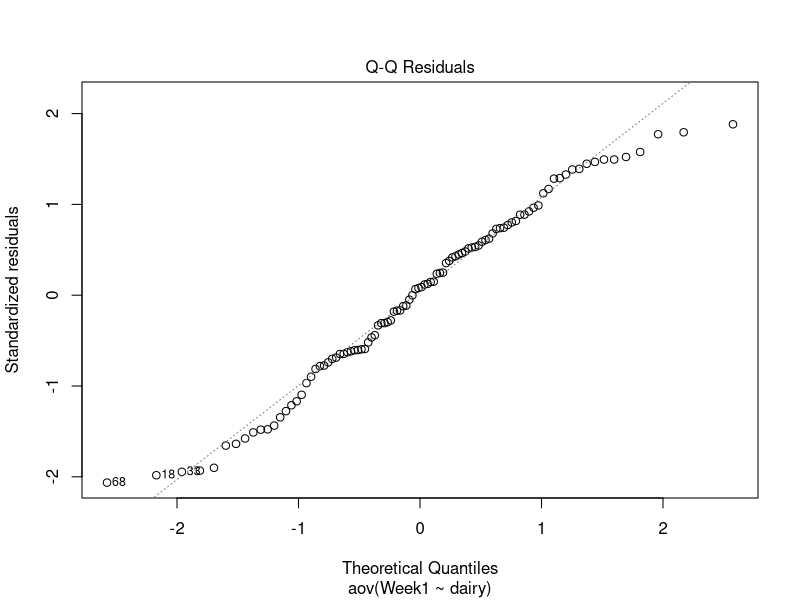
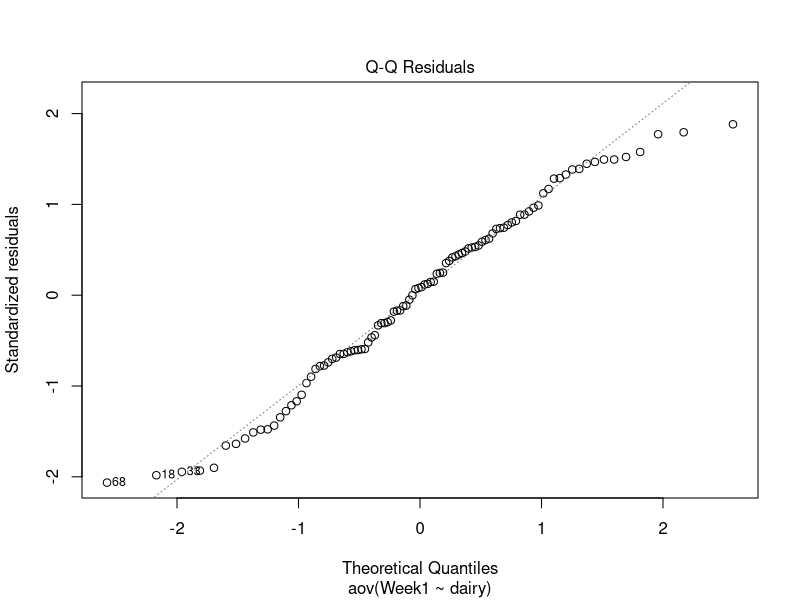
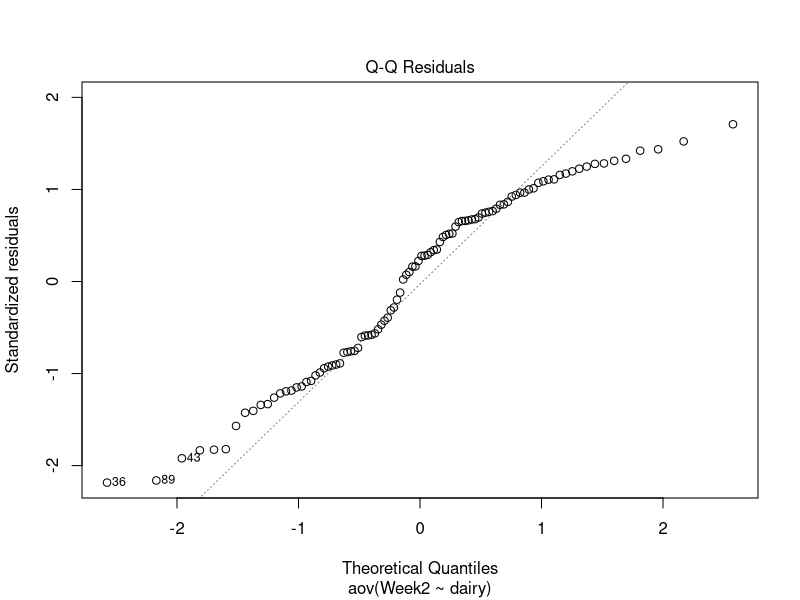

These charts were generated, in order, by the following R code: (Note: this script raises an error after producing the figures.)
## ---- chunk 1
CowSample <- data.frame (CowID = c(sample(400:599, 100, replace=FALSE)),
                         Week1 = c(runif(100, min=10, max=20)),
                         Week2 = c(runif(100, min=15, max=25)),
                         Week3 = c(runif(100, min=18, max=28)),
                         dairy = c(sample(1:5, 100, replace=TRUE)))
head(CowSample) 
table(CowSample$dairy)
## ---- chunk 2
CowSample$dairy <- as.factor(CowSample$dairy)
aov.week1 <- aov(Week1 ~ dairy, data=CowSample)
summary(aov.week1)
plot(aov.week1, which=2)
TukeyHSD(aov.week1)
## ---- chunk 3
CowSample$dairy <- as.factor(CowSample$dairy)
aov.week1 <- aov(Week1 ~ dairy, data=CowSample)
summary(aov.week1)
plot(aov.week1, which=2)
TukeyHSD(aov.week1)
## ---- chunk 4
CowSample$dairy <- as.factor(CowSample$dairy)
aov.week2 <- aov(Week2 ~ dairy, data=CowSample)
summary(aov.week2)
plot(aov.week2, which=2)
TukeyHSD(aov.week2)
## ---- chunk 5
a <- 0
for (i in 1:10){
  a <- a + 1
  cat("#### Tab number", a, "\n")
  cat("\n")
  cat("This is tab number", a, "\n")
  cat("\n")
  print("Hello world \n")
  cat("\n")
  summary(aov.week1)
}
## ---- chunk 6
b <- 0
for (i in CowSample[,2:4]){
  b <- b + 1
  model <- aov(i ~ dairy, data=CowSample)
  assign(paste0("Anova.", b), model, pos=1)
}
Anova.1
Anova.2
Anova.3
## ---- chunk 7
c <- 0
for (i in CowSample[,2:4]){
  c <- c + 1
  cat("##### Week", c, "\n")
  cat("\n")
  cat("This is an ANOVA of milk by dairy for week", a, "\n")
  cat("\n")
  
  model <- aov(i ~ dairy, data=CowSample)
  
  current.model <-assign(paste0("Anova.", c), model, pos=1)
  print(summary(current.model))
  cat("\n")
}
## ---- chunk 8
#install.packages("parameters")
library(parameters)
## ---- chunk 9
c <- 0
for (i in CowSample[,2:4]){
  c <- c + 1
  cat("##### Week", c, "\n")
  cat("\n")
  cat("This is an ANOVA of milk by dairy for week", a, "\n")
  cat("\n")
  
  model <- aov(i ~ dairy, data=CowSample)
  
  current.model <-assign(paste0("Anova.", c), model, pos=1)
  print(print_html(model_parameters(current.model, summary=TRUE)))
  cat("\n")
}
## ---- chunk 10
CowSample$dairy <- as.factor(CowSample$dairy)
aov.week1 <- aov(Week1 ~ dairy, data=CowSample)
tukey <- TukeyHSD(aov.week1)
tukey
class(tukey)
## ---- chunk 11
c <- 0
for (i in CowSample[,2:4]){
  c <- c + 1
  cat("##### Week", c, "\n")
  cat("\n")
  cat("This is an ANOVA of milk by dairy for week", a, "\n")
  cat("\n")
  
  model <- aov(i ~ dairy, data=CowSample)
  
  current.model <-assign(paste0("Anova.", c), model, pos=1)
  print(TukeyHSD(current.model))
  cat("\n")
}
## ---- chunk 12
#install.packages("broom")
library(broom)
library(knitr)
## ---- chunk 13
c <- 0
for (i in CowSample[,2:4]){
  c <- c + 1
  cat("##### Week", c, "\n")
  cat("\n")
  cat("This is an ANOVA of milk by dairy for week", a, "\n")
  cat("\n")
  
  model <- aov(i ~ dairy, data=CowSample)
  
  current.model <-assign(paste0("Anova.", c), model, pos=1)
  tukey <- tidy(TukeyHSD(current.model))
  print(kable(tukey))
  cat("\n")
}
## ---- chunk 14
#install.packages("tidyverse)
#install.packages("kableExtra)
library(tidyverse)
library(kableExtra)
c <- 0
for (i in CowSample[,2:4]){
  c <- c + 1
  cat("##### Week", c, "\n")
  cat("\n")
  cat("This is an ANOVA of milk by dairy for week", a, "\n")
  cat("\n")
  
  model <- aov(i ~ dairy, data=CowSample)
  
  current.model <-assign(paste0("Anova.", c), model, pos=1)
  tukey <- tidy(TukeyHSD(current.model))
  tukey <- tukey %>% dplyr::select(-term, -null.value)
  print(kable(tukey, col.names=c("Contrast","Difference", "Lower CI", "Upper CI", "*P*-value")) %>% 
    kable_styling() %>% scroll_box(height = "500px"))
  cat("\n")
}
